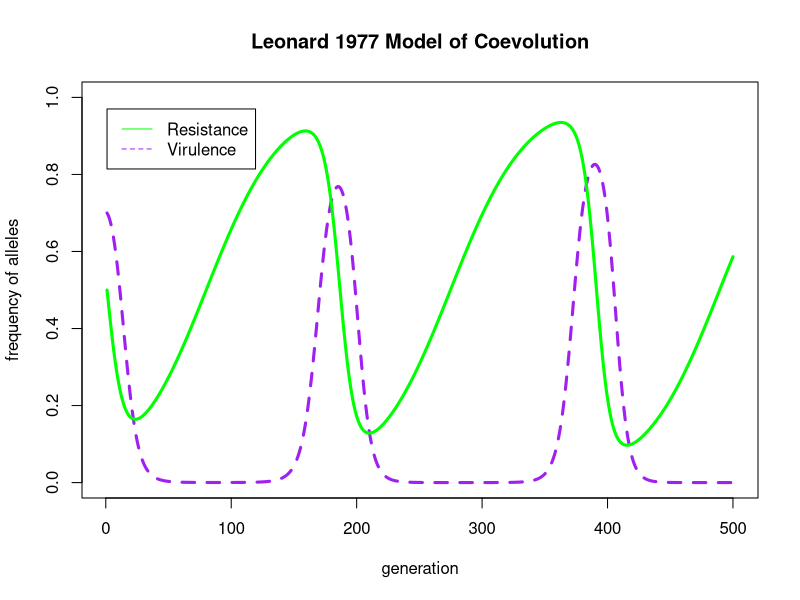

Write the R code that produced this figure.
#Leonard 1977

#host has resistance locus A
#A1 hosts are suceptible and A2 hosts are resistant
#two pathogen genotypes C1, C2
#Vij is the fitness of pathogen i on host j
#Wij is the fitness of host i attacked by pathogen j
#On resistant host A2, fitness of narrowly virulent pathogen C1 cut by factor t
#factor t is thus the effectiveness of resistance
#C2 is the broadly resistant pathogen, counter-adapted to resistant host 
#C2 genotype comes with fitness penalty k, i.e., vost of broad virulene
#k cuts C2 fitness on all host genotypes
#optionally factor a gives C2 a species boost on the resistant host
#this is instead of just having two ks
#hosts with the resistance allele pay a fitness penalty c, i.e., the cost of resistanc
#all hosts infected by C1 or C2
#host fitness reduced proportional to pathogen strain relative fitness, weighted by s
#which is the disease severity factor

#Set model parameters
k=0.2 #broad virulence fitness penalty
t=0.3 #effectiveness of resistance 
c=0.1 #host resistance cost
a=0.05 #broad resistance advantage on resistance host
s=0.4 #disease severity

#pathogen genotype fitness values on each host genotype
V11 = 1
V21 = 1 - k
V12 = 1 - t
V22 = 1 - k + a

#host genotype fitess values with each pathogen genotype
#Note that host fitness is inversly proportional to within-host pathogen fitness
#this is the classical trade-off model of virulence evolution
W11 = 1 - s*V11
W21 = 1 - c - s*V12
W12 = 1 - s*V21
W22 = 1 - c - s*V22

#starting allele frequencies in hosts and pathogens
fA1 <- 0.5
fA2 <- 1 - fA1
fC1 <- 0.3
fC2 <- 1 - fC1

#how many generations to evolve
gens=500

##A haploid selection function of G4G coevolution
#Extends our basic haploid selection function
haploid.coevolution <- function(fA2,fC2){
    fA1 <- 1 - fA2
    fC1 <- 1 - fC2
    #new pathogen genotype frequencies
    fC2prime <- (fC2*fA1*V21 + fC2*fA2*V22) / (fC1*fA1*V11 + fC1*fA2*V12 + fC2*fA1*V21 + fC2*fA2*V22)
    #new host genotype frequencies
    fA2prime <- (fA2*fC1*W21 + fA2*fC2*W22) / (fA1*fC1*W11 + fA1*fC2*W12 + fA2*fC1*W21 + fA2*fC2*W22)
    return(c(fA2prime,fC2prime))
    } 


#Iterate over the generations and log the frequencies of host resistace and
#pathogen virulence alleles
x <- seq(1,gens)
fA2s <- rep(0,gens)
fC2s <- rep(0,gens)

for (i in 1:gens){
    fA2s[i] <- fA2
    fC2s[i] <- fC2
    gent1 <- haploid.coevolution(fA2, fC2)
    fA2 <- gent1[1]
    fC2 <- gent1[2]
}

#Make a plot
plot(fC2s ~ x, type='l', lwd=3, lty=2, col='purple', xlab='generation', ylab='frequency of alleles', main='Leonard 1977 Model of Coevolution', ylim=c(0,1))
lines(fA2s~x, lwd=3, col='green')
legend(1, 0.97, legend=c("Resistance", "Virulence"),
       col=c("green", "purple"), lty=1:2, cex=1.0)


